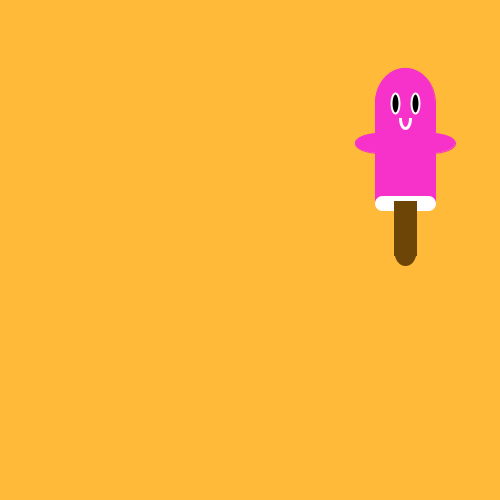
Frame 1 (no input)
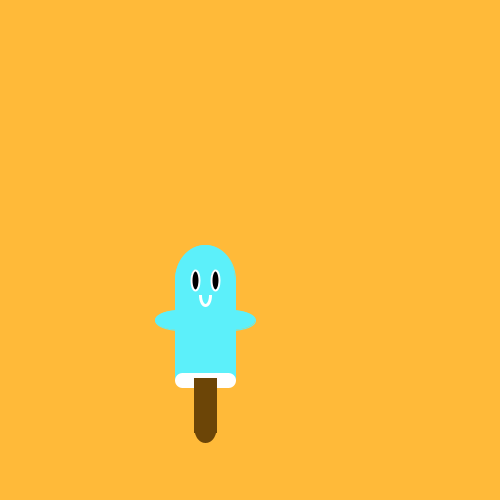
Frame 60 (the mouse pressed at the canvas centre just before this capture)
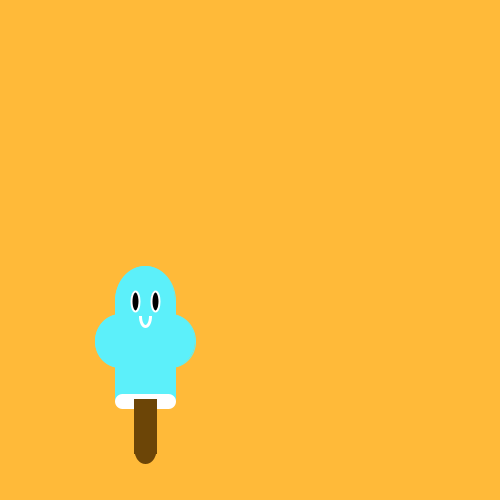
Frame 120 (the mouse held since frame 60 and released just before this capture)

The Processing sketch that drew these frames (run headless with seeded random() and noise(); from frame 60 on, the mouse is pressed at the canvas centre):

// Processing sketch: processing_96989
// ── processing_96989.pde

float pX = 400;
float vX = 5;
float pY = 150;
float vY = 3;
float brX=50;
float brY=20;
int a=#5CF0FA;
int b=#F732CA;

void setup() {
  size(500, 500);
  rectMode(CENTER);
 
}

void draw() {
  background(#FFBA39);

  pX = pX + vX;
  pY = pY + vY;

  //comprobem
  if (pX + brX > width) {
    vX = -vX;
    pX = width -brX;
  } 
   if (pX-brX <0) { 
    vX = -vX;
    pX = brX;
  }
  //eix Y. zona agarre.
    if (pY + 110 > height) {
    vY = -vY;
    pY = height -110;
  } 
  //adalt
   if (pY-85 <0) { 
     vY = -vY;
    pY = 85;
  }
  
//dibuix
  
//cos

//canvi de color segons quadrant

if((pX<width/2)||(pY>height/2)){
stroke(a);
fill(a);
}
else{
  fill(b);
  stroke(b);
}

strokeWeight(1);
rect(pX,pY,60,100);
ellipse(pX,pY-50,60,70);

//braços
ellipse(pX+25,pY-10,brX,brY);
ellipse(pX-25,pY-10,brX,brY);

//cosa blanca cos
stroke(255);
strokeWeight(15);
line(pX-23,pY+50,pX+23,pY+50);

//agarre   
noStroke();
stroke(108,69,7);
fill(108,69,7);
rect(pX,pY+75,8,40);
ellipse(pX,pY+95,8,20);

//cara
noFill();
strokeWeight(3);
stroke(255);
ellipse(pX,pY-35,10,20);  

if((pX<width/2)||(pY>height/2)){
fill(a);
}
else{
  fill(b);
}

noStroke();
rect(pX,pY-50,30,30);


fill(0);
strokeWeight(2);
stroke(255);
ellipse(pX+10,pY-50,8,20);
ellipse(pX-10,pY-50,8,20);  

}

void mousePressed(){
  pX=mouseX;
  pY=mouseY;
  brY=random(5,80);
}
